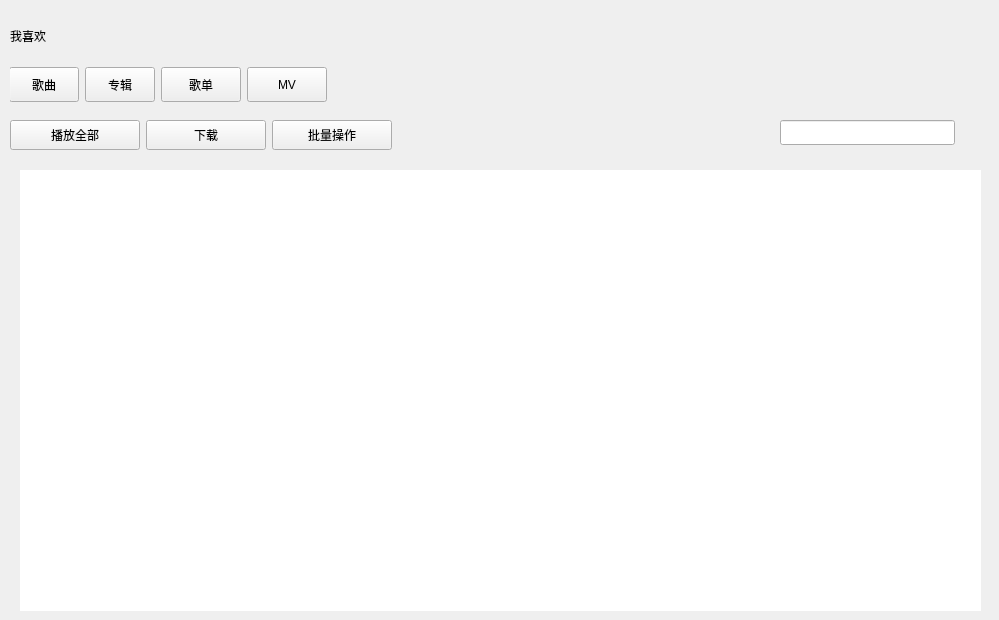
<?xml version="1.0" encoding="UTF-8"?>
<ui version="4.0">
 <class>FavoriteWidget</class>
 <widget class="QWidget" name="FavoriteWidget">
  <property name="geometry">
   <rect>
    <x>0</x>
    <y>0</y>
    <width>999</width>
    <height>620</height>
   </rect>
  </property>
  <property name="windowTitle">
   <string>Form</string>
  </property>
  <widget class="QWidget" name="verticalLayoutWidget">
   <property name="geometry">
    <rect>
     <x>10</x>
     <y>10</y>
     <width>981</width>
     <height>601</height>
    </rect>
   </property>
   <layout class="QVBoxLayout" name="verticalLayout">
    <item>
     <widget class="QWidget" name="widget" native="true">
      <widget class="QWidget" name="favwidget_3" native="true">
       <property name="geometry">
        <rect>
         <x>0</x>
         <y>50</y>
         <width>981</width>
         <height>51</height>
        </rect>
       </property>
       <widget class="QWidget" name="verticalLayoutWidget_2">
        <property name="geometry">
         <rect>
          <x>-1</x>
          <y>-1</y>
          <width>981</width>
          <height>51</height>
         </rect>
        </property>
        <layout class="QVBoxLayout" name="verticalLayout_2">
         <item>
          <layout class="QHBoxLayout" name="horizontalLayout_2">
           <item>
            <widget class="QPushButton" name="musicpushButton">
             <property name="minimumSize">
              <size>
               <width>70</width>
               <height>35</height>
              </size>
             </property>
             <property name="maximumSize">
              <size>
               <width>70</width>
               <height>35</height>
              </size>
             </property>
             <property name="text">
              <string>歌曲</string>
             </property>
             <property name="checkable">
              <bool>true</bool>
             </property>
            </widget>
           </item>
           <item>
            <widget class="QPushButton" name="albumpushButton">
             <property name="minimumSize">
              <size>
               <width>70</width>
               <height>35</height>
              </size>
             </property>
             <property name="maximumSize">
              <size>
               <width>70</width>
               <height>35</height>
              </size>
             </property>
             <property name="text">
              <string>专辑</string>
             </property>
             <property name="checkable">
              <bool>true</bool>
             </property>
            </widget>
           </item>
           <item>
            <widget class="QPushButton" name="listpushButton">
             <property name="minimumSize">
              <size>
               <width>80</width>
               <height>35</height>
              </size>
             </property>
             <property name="maximumSize">
              <size>
               <width>80</width>
               <height>35</height>
              </size>
             </property>
             <property name="text">
              <string>歌单</string>
             </property>
             <property name="checkable">
              <bool>true</bool>
             </property>
            </widget>
           </item>
           <item>
            <widget class="QPushButton" name="mvpushButton">
             <property name="minimumSize">
              <size>
               <width>80</width>
               <height>35</height>
              </size>
             </property>
             <property name="maximumSize">
              <size>
               <width>80</width>
               <height>35</height>
              </size>
             </property>
             <property name="text">
              <string>MV</string>
             </property>
             <property name="checkable">
              <bool>true</bool>
             </property>
            </widget>
           </item>
           <item>
            <spacer name="horizontalSpacer_2">
             <property name="orientation">
              <enum>Qt::Horizontal</enum>
             </property>
             <property name="sizeHint" stdset="0">
              <size>
               <width>40</width>
               <height>20</height>
              </size>
             </property>
            </spacer>
           </item>
          </layout>
         </item>
        </layout>
       </widget>
      </widget>
      <widget class="QWidget" name="favwidget_2" native="true">
       <property name="geometry">
        <rect>
         <x>0</x>
         <y>0</y>
         <width>981</width>
         <height>51</height>
        </rect>
       </property>
       <widget class="QLabel" name="label_6">
        <property name="geometry">
         <rect>
          <x>0</x>
          <y>0</y>
          <width>121</width>
          <height>51</height>
         </rect>
        </property>
        <property name="text">
         <string>我喜欢</string>
        </property>
       </widget>
      </widget>
      <widget class="QStackedWidget" name="stackedWidget">
       <property name="geometry">
        <rect>
         <x>0</x>
         <y>100</y>
         <width>981</width>
         <height>501</height>
        </rect>
       </property>
       <widget class="QWidget" name="musicpage">
        <widget class="QWidget" name="widget_2" native="true">
         <property name="geometry">
          <rect>
           <x>0</x>
           <y>0</y>
           <width>981</width>
           <height>51</height>
          </rect>
         </property>
         <widget class="QWidget" name="verticalLayoutWidget_3">
          <property name="geometry">
           <rect>
            <x>0</x>
            <y>0</y>
            <width>551</width>
            <height>51</height>
           </rect>
          </property>
          <layout class="QVBoxLayout" name="verticalLayout_3">
           <item>
            <layout class="QHBoxLayout" name="horizontalLayout">
             <item>
              <widget class="QPushButton" name="PlaypushButton">
               <property name="minimumSize">
                <size>
                 <width>130</width>
                 <height>30</height>
                </size>
               </property>
               <property name="maximumSize">
                <size>
                 <width>130</width>
                 <height>30</height>
                </size>
               </property>
               <property name="text">
                <string>播放全部</string>
               </property>
               <property name="checkable">
                <bool>true</bool>
               </property>
              </widget>
             </item>
             <item>
              <widget class="QPushButton" name="DownloadpushButton">
               <property name="minimumSize">
                <size>
                 <width>120</width>
                 <height>30</height>
                </size>
               </property>
               <property name="maximumSize">
                <size>
                 <width>120</width>
                 <height>30</height>
                </size>
               </property>
               <property name="text">
                <string>下载</string>
               </property>
               <property name="checkable">
                <bool>true</bool>
               </property>
              </widget>
             </item>
             <item>
              <widget class="QPushButton" name="MultipushButton">
               <property name="minimumSize">
                <size>
                 <width>120</width>
                 <height>30</height>
                </size>
               </property>
               <property name="maximumSize">
                <size>
                 <width>120</width>
                 <height>30</height>
                </size>
               </property>
               <property name="text">
                <string>批量操作</string>
               </property>
               <property name="checkable">
                <bool>true</bool>
               </property>
              </widget>
             </item>
             <item>
              <spacer name="horizontalSpacer">
               <property name="orientation">
                <enum>Qt::Horizontal</enum>
               </property>
               <property name="sizeHint" stdset="0">
                <size>
                 <width>40</width>
                 <height>20</height>
                </size>
               </property>
              </spacer>
             </item>
            </layout>
           </item>
          </layout>
         </widget>
         <widget class="QLineEdit" name="lineEdit">
          <property name="geometry">
           <rect>
            <x>770</x>
            <y>10</y>
            <width>175</width>
            <height>25</height>
           </rect>
          </property>
          <property name="minimumSize">
           <size>
            <width>175</width>
            <height>25</height>
           </size>
          </property>
          <property name="maximumSize">
           <size>
            <width>175</width>
            <height>25</height>
           </size>
          </property>
         </widget>
        </widget>
        <widget class="QRowTableView" name="musictableWidget">
         <property name="geometry">
          <rect>
           <x>10</x>
           <y>60</y>
           <width>961</width>
           <height>441</height>
          </rect>
         </property>
         <property name="frameShape">
          <enum>QFrame::NoFrame</enum>
         </property>
         <property name="showGrid">
          <bool>false</bool>
         </property>
        </widget>
       </widget>
       <widget class="QWidget" name="albumpage">
        <widget class="QToolButton" name="toolButton">
         <property name="geometry">
          <rect>
           <x>250</x>
           <y>130</y>
           <width>26</width>
           <height>22</height>
          </rect>
         </property>
         <property name="text">
          <string>...</string>
         </property>
        </widget>
       </widget>
       <widget class="QWidget" name="listpage">
        <widget class="QRadioButton" name="radioButton">
         <property name="geometry">
          <rect>
           <x>260</x>
           <y>170</y>
           <width>100</width>
           <height>20</height>
          </rect>
         </property>
         <property name="text">
          <string>RadioButton</string>
         </property>
        </widget>
       </widget>
       <widget class="QWidget" name="mvpage">
        <widget class="QCheckBox" name="checkBox">
         <property name="geometry">
          <rect>
           <x>330</x>
           <y>180</y>
           <width>86</width>
           <height>20</height>
          </rect>
         </property>
         <property name="text">
          <string>CheckBox</string>
         </property>
        </widget>
       </widget>
      </widget>
     </widget>
    </item>
   </layout>
  </widget>
 </widget>
 <customwidgets>
  <customwidget>
   <class>QRowTableView</class>
   <extends>QTableView</extends>
   <header>qrowtableview.h</header>
  </customwidget>
 </customwidgets>
 <resources/>
 <connections/>
</ui>
